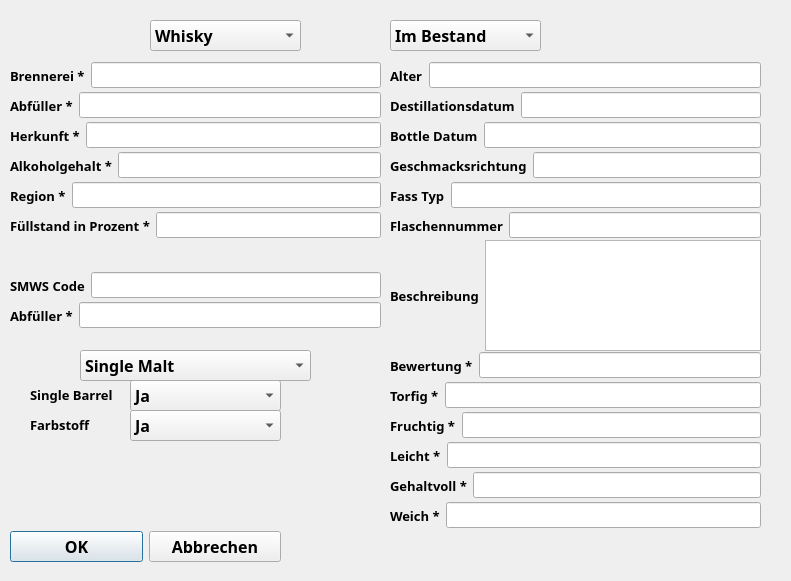
<?xml version="1.0" encoding="UTF-8"?>
<ui version="4.0">
 <class>NewLiquorDialog</class>
 <widget class="QDialog" name="NewLiquorDialog">
  <property name="geometry">
   <rect>
    <x>0</x>
    <y>0</y>
    <width>791</width>
    <height>581</height>
   </rect>
  </property>
  <property name="windowTitle">
   <string>Dialog</string>
  </property>
  <property name="styleSheet">
   <string notr="true"/>
  </property>
  <widget class="QWidget" name="horizontalLayoutWidget">
   <property name="geometry">
    <rect>
     <x>10</x>
     <y>530</y>
     <width>271</width>
     <height>33</height>
    </rect>
   </property>
   <layout class="QHBoxLayout" name="horizontalLayout">
    <item>
     <widget class="QPushButton" name="bestaetigen">
      <property name="font">
       <font>
        <family>Arial Black</family>
        <pointsize>12</pointsize>
        <weight>75</weight>
        <bold>true</bold>
       </font>
      </property>
      <property name="text">
       <string>OK</string>
      </property>
     </widget>
    </item>
    <item>
     <widget class="QPushButton" name="abbrechen">
      <property name="font">
       <font>
        <family>Arial Black</family>
        <pointsize>12</pointsize>
        <weight>75</weight>
        <bold>true</bold>
       </font>
      </property>
      <property name="text">
       <string>Abbrechen</string>
      </property>
     </widget>
    </item>
   </layout>
  </widget>
  <widget class="QComboBox" name="comboBox">
   <property name="geometry">
    <rect>
     <x>150</x>
     <y>20</y>
     <width>151</width>
     <height>31</height>
    </rect>
   </property>
   <property name="font">
    <font>
     <family>Arial Black</family>
     <pointsize>12</pointsize>
     <weight>75</weight>
     <bold>true</bold>
    </font>
   </property>
   <item>
    <property name="text">
     <string>Whisky</string>
    </property>
   </item>
   <item>
    <property name="text">
     <string>Rum</string>
    </property>
   </item>
  </widget>
  <widget class="QWidget" name="horizontalLayoutWidget_2">
   <property name="geometry">
    <rect>
     <x>10</x>
     <y>60</y>
     <width>371</width>
     <height>31</height>
    </rect>
   </property>
   <layout class="QHBoxLayout" name="horizontalLayout_2">
    <item>
     <widget class="QLabel" name="label">
      <property name="font">
       <font>
        <family>Arial Black</family>
        <pointsize>10</pointsize>
        <weight>75</weight>
        <bold>true</bold>
       </font>
      </property>
      <property name="text">
       <string>Brennerei *</string>
      </property>
     </widget>
    </item>
    <item>
     <widget class="QLineEdit" name="lineEdit">
      <property name="font">
       <font>
        <family>Arial Black</family>
        <pointsize>10</pointsize>
        <weight>75</weight>
        <bold>true</bold>
       </font>
      </property>
     </widget>
    </item>
   </layout>
  </widget>
  <widget class="QWidget" name="horizontalLayoutWidget_3">
   <property name="geometry">
    <rect>
     <x>10</x>
     <y>90</y>
     <width>371</width>
     <height>31</height>
    </rect>
   </property>
   <layout class="QHBoxLayout" name="horizontalLayout_3">
    <item>
     <widget class="QLabel" name="label_2">
      <property name="font">
       <font>
        <family>Arial Black</family>
        <pointsize>10</pointsize>
        <weight>75</weight>
        <bold>true</bold>
       </font>
      </property>
      <property name="text">
       <string>Abfüller *</string>
      </property>
     </widget>
    </item>
    <item>
     <widget class="QLineEdit" name="lineEdit_2">
      <property name="font">
       <font>
        <family>Arial Black</family>
        <pointsize>10</pointsize>
        <weight>75</weight>
        <bold>true</bold>
       </font>
      </property>
     </widget>
    </item>
   </layout>
  </widget>
  <widget class="QWidget" name="horizontalLayoutWidget_4">
   <property name="geometry">
    <rect>
     <x>10</x>
     <y>120</y>
     <width>371</width>
     <height>31</height>
    </rect>
   </property>
   <layout class="QHBoxLayout" name="horizontalLayout_4">
    <item>
     <widget class="QLabel" name="label_3">
      <property name="font">
       <font>
        <family>Arial Black</family>
        <pointsize>10</pointsize>
        <weight>75</weight>
        <bold>true</bold>
       </font>
      </property>
      <property name="text">
       <string>Herkunft *</string>
      </property>
     </widget>
    </item>
    <item>
     <widget class="QLineEdit" name="lineEdit_3">
      <property name="font">
       <font>
        <family>Arial Black</family>
        <pointsize>10</pointsize>
        <weight>75</weight>
        <bold>true</bold>
       </font>
      </property>
     </widget>
    </item>
   </layout>
  </widget>
  <widget class="QWidget" name="horizontalLayoutWidget_5">
   <property name="geometry">
    <rect>
     <x>390</x>
     <y>60</y>
     <width>371</width>
     <height>31</height>
    </rect>
   </property>
   <layout class="QHBoxLayout" name="horizontalLayout_5">
    <item>
     <widget class="QLabel" name="label_4">
      <property name="font">
       <font>
        <family>Arial Black</family>
        <pointsize>10</pointsize>
        <weight>75</weight>
        <bold>true</bold>
       </font>
      </property>
      <property name="text">
       <string>Alter</string>
      </property>
     </widget>
    </item>
    <item>
     <widget class="QLineEdit" name="lineEdit_4">
      <property name="font">
       <font>
        <family>Arial Black</family>
        <pointsize>10</pointsize>
        <weight>75</weight>
        <bold>true</bold>
       </font>
      </property>
     </widget>
    </item>
   </layout>
  </widget>
  <widget class="QWidget" name="horizontalLayoutWidget_6">
   <property name="geometry">
    <rect>
     <x>10</x>
     <y>150</y>
     <width>371</width>
     <height>31</height>
    </rect>
   </property>
   <layout class="QHBoxLayout" name="horizontalLayout_6">
    <item>
     <widget class="QLabel" name="label_5">
      <property name="font">
       <font>
        <family>Arial Black</family>
        <pointsize>10</pointsize>
        <weight>75</weight>
        <bold>true</bold>
       </font>
      </property>
      <property name="text">
       <string>Alkoholgehalt *</string>
      </property>
     </widget>
    </item>
    <item>
     <widget class="QLineEdit" name="lineEdit_5">
      <property name="font">
       <font>
        <family>Arial Black</family>
        <pointsize>10</pointsize>
        <weight>75</weight>
        <bold>true</bold>
       </font>
      </property>
     </widget>
    </item>
   </layout>
  </widget>
  <widget class="QWidget" name="horizontalLayoutWidget_7">
   <property name="geometry">
    <rect>
     <x>390</x>
     <y>90</y>
     <width>371</width>
     <height>31</height>
    </rect>
   </property>
   <layout class="QHBoxLayout" name="horizontalLayout_7">
    <item>
     <widget class="QLabel" name="label_6">
      <property name="font">
       <font>
        <family>Arial Black</family>
        <pointsize>10</pointsize>
        <weight>75</weight>
        <bold>true</bold>
       </font>
      </property>
      <property name="text">
       <string>Destillationsdatum</string>
      </property>
     </widget>
    </item>
    <item>
     <widget class="QLineEdit" name="lineEdit_6">
      <property name="font">
       <font>
        <family>Arial Black</family>
        <pointsize>10</pointsize>
        <weight>75</weight>
        <bold>true</bold>
       </font>
      </property>
     </widget>
    </item>
   </layout>
  </widget>
  <widget class="QWidget" name="horizontalLayoutWidget_8">
   <property name="geometry">
    <rect>
     <x>390</x>
     <y>120</y>
     <width>371</width>
     <height>31</height>
    </rect>
   </property>
   <layout class="QHBoxLayout" name="horizontalLayout_8">
    <item>
     <widget class="QLabel" name="label_7">
      <property name="font">
       <font>
        <family>Arial Black</family>
        <pointsize>10</pointsize>
        <weight>75</weight>
        <bold>true</bold>
       </font>
      </property>
      <property name="text">
       <string>Bottle Datum</string>
      </property>
     </widget>
    </item>
    <item>
     <widget class="QLineEdit" name="lineEdit_7">
      <property name="font">
       <font>
        <family>Arial Black</family>
        <pointsize>10</pointsize>
        <weight>75</weight>
        <bold>true</bold>
       </font>
      </property>
     </widget>
    </item>
   </layout>
  </widget>
  <widget class="QWidget" name="horizontalLayoutWidget_9">
   <property name="geometry">
    <rect>
     <x>390</x>
     <y>180</y>
     <width>371</width>
     <height>31</height>
    </rect>
   </property>
   <layout class="QHBoxLayout" name="horizontalLayout_9">
    <item>
     <widget class="QLabel" name="label_8">
      <property name="font">
       <font>
        <family>Arial Black</family>
        <pointsize>10</pointsize>
        <weight>75</weight>
        <bold>true</bold>
       </font>
      </property>
      <property name="text">
       <string>Fass Typ</string>
      </property>
     </widget>
    </item>
    <item>
     <widget class="QLineEdit" name="lineEdit_8">
      <property name="font">
       <font>
        <family>Arial Black</family>
        <pointsize>10</pointsize>
        <weight>75</weight>
        <bold>true</bold>
       </font>
      </property>
     </widget>
    </item>
   </layout>
  </widget>
  <widget class="QWidget" name="horizontalLayoutWidget_10">
   <property name="geometry">
    <rect>
     <x>10</x>
     <y>180</y>
     <width>371</width>
     <height>31</height>
    </rect>
   </property>
   <layout class="QHBoxLayout" name="horizontalLayout_10">
    <item>
     <widget class="QLabel" name="label_9">
      <property name="font">
       <font>
        <family>Arial Black</family>
        <pointsize>10</pointsize>
        <weight>75</weight>
        <bold>true</bold>
       </font>
      </property>
      <property name="text">
       <string>Region *</string>
      </property>
     </widget>
    </item>
    <item>
     <widget class="QLineEdit" name="lineEdit_9">
      <property name="font">
       <font>
        <family>Arial Black</family>
        <pointsize>10</pointsize>
        <weight>75</weight>
        <bold>true</bold>
       </font>
      </property>
     </widget>
    </item>
   </layout>
  </widget>
  <widget class="QWidget" name="horizontalLayoutWidget_11">
   <property name="geometry">
    <rect>
     <x>10</x>
     <y>210</y>
     <width>371</width>
     <height>31</height>
    </rect>
   </property>
   <layout class="QHBoxLayout" name="horizontalLayout_13">
    <item>
     <widget class="QLabel" name="label_10">
      <property name="font">
       <font>
        <family>Arial Black</family>
        <pointsize>10</pointsize>
        <weight>75</weight>
        <bold>true</bold>
       </font>
      </property>
      <property name="text">
       <string>Füllstand in Prozent *</string>
      </property>
     </widget>
    </item>
    <item>
     <widget class="QLineEdit" name="lineEdit_10">
      <property name="font">
       <font>
        <family>Arial Black</family>
        <pointsize>10</pointsize>
        <weight>75</weight>
        <bold>true</bold>
       </font>
      </property>
     </widget>
    </item>
   </layout>
  </widget>
  <widget class="QWidget" name="horizontalLayoutWidget_12">
   <property name="geometry">
    <rect>
     <x>390</x>
     <y>150</y>
     <width>371</width>
     <height>31</height>
    </rect>
   </property>
   <layout class="QHBoxLayout" name="horizontalLayout_14">
    <item>
     <widget class="QLabel" name="label_11">
      <property name="font">
       <font>
        <family>Arial Black</family>
        <pointsize>10</pointsize>
        <weight>75</weight>
        <bold>true</bold>
       </font>
      </property>
      <property name="text">
       <string>Geschmacksrichtung</string>
      </property>
     </widget>
    </item>
    <item>
     <widget class="QLineEdit" name="lineEdit_11">
      <property name="font">
       <font>
        <family>Arial Black</family>
        <pointsize>10</pointsize>
        <weight>75</weight>
        <bold>true</bold>
       </font>
      </property>
     </widget>
    </item>
   </layout>
  </widget>
  <widget class="QWidget" name="horizontalLayoutWidget_13">
   <property name="geometry">
    <rect>
     <x>390</x>
     <y>210</y>
     <width>371</width>
     <height>31</height>
    </rect>
   </property>
   <layout class="QHBoxLayout" name="horizontalLayout_15">
    <item>
     <widget class="QLabel" name="label_12">
      <property name="font">
       <font>
        <family>Arial Black</family>
        <pointsize>10</pointsize>
        <weight>75</weight>
        <bold>true</bold>
       </font>
      </property>
      <property name="text">
       <string>Flaschennummer</string>
      </property>
     </widget>
    </item>
    <item>
     <widget class="QLineEdit" name="lineEdit_12">
      <property name="font">
       <font>
        <family>Arial Black</family>
        <pointsize>10</pointsize>
        <weight>75</weight>
        <bold>true</bold>
       </font>
      </property>
     </widget>
    </item>
   </layout>
  </widget>
  <widget class="QWidget" name="horizontalLayoutWidget_15">
   <property name="geometry">
    <rect>
     <x>390</x>
     <y>240</y>
     <width>371</width>
     <height>111</height>
    </rect>
   </property>
   <layout class="QHBoxLayout" name="horizontalLayout_17">
    <item>
     <widget class="QLabel" name="label_14">
      <property name="font">
       <font>
        <family>Arial Black</family>
        <pointsize>10</pointsize>
        <weight>75</weight>
        <bold>true</bold>
       </font>
      </property>
      <property name="text">
       <string>Beschreibung</string>
      </property>
     </widget>
    </item>
    <item>
     <widget class="QTextEdit" name="textEdit">
      <property name="font">
       <font>
        <family>Arial Black</family>
        <pointsize>10</pointsize>
        <weight>75</weight>
        <bold>true</bold>
       </font>
      </property>
     </widget>
    </item>
   </layout>
  </widget>
  <widget class="QWidget" name="horizontalLayoutWidget_16">
   <property name="geometry">
    <rect>
     <x>10</x>
     <y>300</y>
     <width>371</width>
     <height>31</height>
    </rect>
   </property>
   <layout class="QHBoxLayout" name="horizontalLayout_18">
    <item>
     <widget class="QLabel" name="VarLabel1">
      <property name="font">
       <font>
        <family>Arial Black</family>
        <pointsize>10</pointsize>
        <weight>75</weight>
        <bold>true</bold>
       </font>
      </property>
      <property name="text">
       <string>Abfüller *</string>
      </property>
     </widget>
    </item>
    <item>
     <widget class="QLineEdit" name="VarLineEdit1">
      <property name="font">
       <font>
        <family>Arial Black</family>
        <pointsize>10</pointsize>
        <weight>75</weight>
        <bold>true</bold>
       </font>
      </property>
     </widget>
    </item>
   </layout>
  </widget>
  <widget class="QWidget" name="horizontalLayoutWidget_17">
   <property name="geometry">
    <rect>
     <x>10</x>
     <y>270</y>
     <width>371</width>
     <height>31</height>
    </rect>
   </property>
   <layout class="QHBoxLayout" name="horizontalLayout_19">
    <item>
     <widget class="QLabel" name="VarLabel1_2">
      <property name="font">
       <font>
        <family>Arial Black</family>
        <pointsize>10</pointsize>
        <weight>75</weight>
        <bold>true</bold>
       </font>
      </property>
      <property name="text">
       <string>SMWS Code</string>
      </property>
     </widget>
    </item>
    <item>
     <widget class="QLineEdit" name="VarLineEdit1_2">
      <property name="font">
       <font>
        <family>Arial Black</family>
        <pointsize>10</pointsize>
        <weight>75</weight>
        <bold>true</bold>
       </font>
      </property>
     </widget>
    </item>
   </layout>
  </widget>
  <widget class="QWidget" name="horizontalLayoutWidget_18">
   <property name="geometry">
    <rect>
     <x>390</x>
     <y>380</y>
     <width>371</width>
     <height>31</height>
    </rect>
   </property>
   <layout class="QHBoxLayout" name="horizontalLayout_20">
    <item>
     <widget class="QLabel" name="VarLabel1_3">
      <property name="font">
       <font>
        <family>Arial Black</family>
        <pointsize>10</pointsize>
        <weight>75</weight>
        <bold>true</bold>
       </font>
      </property>
      <property name="text">
       <string>Torfig *</string>
      </property>
     </widget>
    </item>
    <item>
     <widget class="QLineEdit" name="VarLineEdit1_3">
      <property name="font">
       <font>
        <family>Arial Black</family>
        <pointsize>10</pointsize>
        <weight>75</weight>
        <bold>true</bold>
       </font>
      </property>
     </widget>
    </item>
   </layout>
  </widget>
  <widget class="QWidget" name="horizontalLayoutWidget_19">
   <property name="geometry">
    <rect>
     <x>390</x>
     <y>410</y>
     <width>371</width>
     <height>31</height>
    </rect>
   </property>
   <layout class="QHBoxLayout" name="horizontalLayout_21">
    <item>
     <widget class="QLabel" name="VarLabel1_4">
      <property name="font">
       <font>
        <family>Arial Black</family>
        <pointsize>10</pointsize>
        <weight>75</weight>
        <bold>true</bold>
       </font>
      </property>
      <property name="text">
       <string>Fruchtig *</string>
      </property>
     </widget>
    </item>
    <item>
     <widget class="QLineEdit" name="VarLineEdit1_4">
      <property name="font">
       <font>
        <family>Arial Black</family>
        <pointsize>10</pointsize>
        <weight>75</weight>
        <bold>true</bold>
       </font>
      </property>
     </widget>
    </item>
   </layout>
  </widget>
  <widget class="QWidget" name="horizontalLayoutWidget_20">
   <property name="geometry">
    <rect>
     <x>390</x>
     <y>440</y>
     <width>371</width>
     <height>31</height>
    </rect>
   </property>
   <layout class="QHBoxLayout" name="horizontalLayout_22">
    <item>
     <widget class="QLabel" name="VarLabel1_5">
      <property name="font">
       <font>
        <family>Arial Black</family>
        <pointsize>10</pointsize>
        <weight>75</weight>
        <bold>true</bold>
       </font>
      </property>
      <property name="text">
       <string>Leicht *</string>
      </property>
     </widget>
    </item>
    <item>
     <widget class="QLineEdit" name="VarLineEdit1_5">
      <property name="font">
       <font>
        <family>Arial Black</family>
        <pointsize>10</pointsize>
        <weight>75</weight>
        <bold>true</bold>
       </font>
      </property>
     </widget>
    </item>
   </layout>
  </widget>
  <widget class="QWidget" name="horizontalLayoutWidget_21">
   <property name="geometry">
    <rect>
     <x>390</x>
     <y>470</y>
     <width>371</width>
     <height>31</height>
    </rect>
   </property>
   <layout class="QHBoxLayout" name="horizontalLayout_23">
    <item>
     <widget class="QLabel" name="VarLabel1_6">
      <property name="font">
       <font>
        <family>Arial Black</family>
        <pointsize>10</pointsize>
        <weight>75</weight>
        <bold>true</bold>
       </font>
      </property>
      <property name="text">
       <string>Gehaltvoll *</string>
      </property>
     </widget>
    </item>
    <item>
     <widget class="QLineEdit" name="VarLineEdit1_6">
      <property name="font">
       <font>
        <family>Arial Black</family>
        <pointsize>10</pointsize>
        <weight>75</weight>
        <bold>true</bold>
       </font>
      </property>
     </widget>
    </item>
   </layout>
  </widget>
  <widget class="QWidget" name="horizontalLayoutWidget_22">
   <property name="geometry">
    <rect>
     <x>390</x>
     <y>500</y>
     <width>371</width>
     <height>31</height>
    </rect>
   </property>
   <layout class="QHBoxLayout" name="horizontalLayout_24">
    <item>
     <widget class="QLabel" name="VarLabel1_7">
      <property name="font">
       <font>
        <family>Arial Black</family>
        <pointsize>10</pointsize>
        <weight>75</weight>
        <bold>true</bold>
       </font>
      </property>
      <property name="text">
       <string>Weich *</string>
      </property>
     </widget>
    </item>
    <item>
     <widget class="QLineEdit" name="VarLineEdit1_7">
      <property name="font">
       <font>
        <family>Arial Black</family>
        <pointsize>10</pointsize>
        <weight>75</weight>
        <bold>true</bold>
       </font>
      </property>
     </widget>
    </item>
   </layout>
  </widget>
  <widget class="QComboBox" name="comboBox_2">
   <property name="geometry">
    <rect>
     <x>130</x>
     <y>350</y>
     <width>151</width>
     <height>31</height>
    </rect>
   </property>
   <property name="font">
    <font>
     <family>Arial Black</family>
     <pointsize>12</pointsize>
     <weight>75</weight>
     <bold>true</bold>
    </font>
   </property>
   <property name="editable">
    <bool>false</bool>
   </property>
   <item>
    <property name="text">
     <string>Melasse</string>
    </property>
   </item>
   <item>
    <property name="text">
     <string>Zuckerrohr</string>
    </property>
   </item>
  </widget>
  <widget class="QComboBox" name="comboBox_3">
   <property name="geometry">
    <rect>
     <x>130</x>
     <y>380</y>
     <width>151</width>
     <height>31</height>
    </rect>
   </property>
   <property name="font">
    <font>
     <family>Arial Black</family>
     <pointsize>12</pointsize>
     <weight>75</weight>
     <bold>true</bold>
    </font>
   </property>
   <item>
    <property name="text">
     <string>Ja</string>
    </property>
   </item>
   <item>
    <property name="text">
     <string>Nein</string>
    </property>
   </item>
  </widget>
  <widget class="QComboBox" name="comboBox_4">
   <property name="geometry">
    <rect>
     <x>130</x>
     <y>410</y>
     <width>151</width>
     <height>31</height>
    </rect>
   </property>
   <property name="font">
    <font>
     <family>Arial Black</family>
     <pointsize>12</pointsize>
     <weight>75</weight>
     <bold>true</bold>
    </font>
   </property>
   <item>
    <property name="text">
     <string>Ja</string>
    </property>
   </item>
   <item>
    <property name="text">
     <string>Nein</string>
    </property>
   </item>
  </widget>
  <widget class="QLabel" name="VarLabel1_8">
   <property name="geometry">
    <rect>
     <x>30</x>
     <y>380</y>
     <width>101</width>
     <height>29</height>
    </rect>
   </property>
   <property name="font">
    <font>
     <family>Arial Black</family>
     <pointsize>10</pointsize>
     <weight>75</weight>
     <bold>true</bold>
    </font>
   </property>
   <property name="text">
    <string>Single Barrel</string>
   </property>
  </widget>
  <widget class="QLabel" name="VarLabel1_9">
   <property name="geometry">
    <rect>
     <x>30</x>
     <y>410</y>
     <width>84</width>
     <height>29</height>
    </rect>
   </property>
   <property name="font">
    <font>
     <family>Arial Black</family>
     <pointsize>10</pointsize>
     <weight>75</weight>
     <bold>true</bold>
    </font>
   </property>
   <property name="text">
    <string>Farbstoff</string>
   </property>
  </widget>
  <widget class="QComboBox" name="comboBox_5">
   <property name="geometry">
    <rect>
     <x>390</x>
     <y>20</y>
     <width>151</width>
     <height>31</height>
    </rect>
   </property>
   <property name="font">
    <font>
     <family>Arial Black</family>
     <pointsize>12</pointsize>
     <weight>75</weight>
     <bold>true</bold>
    </font>
   </property>
   <property name="editable">
    <bool>false</bool>
   </property>
   <item>
    <property name="text">
     <string>Im Bestand</string>
    </property>
   </item>
   <item>
    <property name="text">
     <string>Nur getestet</string>
    </property>
   </item>
  </widget>
  <widget class="QWidget" name="horizontalLayoutWidget_14">
   <property name="geometry">
    <rect>
     <x>390</x>
     <y>350</y>
     <width>371</width>
     <height>31</height>
    </rect>
   </property>
   <layout class="QHBoxLayout" name="horizontalLayout_16">
    <item>
     <widget class="QLabel" name="label_13">
      <property name="font">
       <font>
        <family>Arial Black</family>
        <pointsize>10</pointsize>
        <weight>75</weight>
        <bold>true</bold>
       </font>
      </property>
      <property name="text">
       <string>Bewertung *</string>
      </property>
     </widget>
    </item>
    <item>
     <widget class="QLineEdit" name="lineEdit_13">
      <property name="font">
       <font>
        <family>Arial Black</family>
        <pointsize>10</pointsize>
        <weight>75</weight>
        <bold>true</bold>
       </font>
      </property>
     </widget>
    </item>
   </layout>
  </widget>
  <widget class="QComboBox" name="comboBox_6">
   <property name="geometry">
    <rect>
     <x>80</x>
     <y>350</y>
     <width>231</width>
     <height>31</height>
    </rect>
   </property>
   <property name="font">
    <font>
     <family>Arial Black</family>
     <pointsize>12</pointsize>
     <weight>75</weight>
     <bold>true</bold>
    </font>
   </property>
   <property name="editable">
    <bool>false</bool>
   </property>
   <item>
    <property name="text">
     <string>Single Malt</string>
    </property>
   </item>
   <item>
    <property name="text">
     <string>Malt Whisky</string>
    </property>
   </item>
   <item>
    <property name="text">
     <string>Single Barrel Malt</string>
    </property>
   </item>
   <item>
    <property name="text">
     <string>Grain</string>
    </property>
   </item>
   <item>
    <property name="text">
     <string>Scotch</string>
    </property>
   </item>
   <item>
    <property name="text">
     <string>Burbon</string>
    </property>
   </item>
  </widget>
 </widget>
 <resources/>
 <connections/>
</ui>
